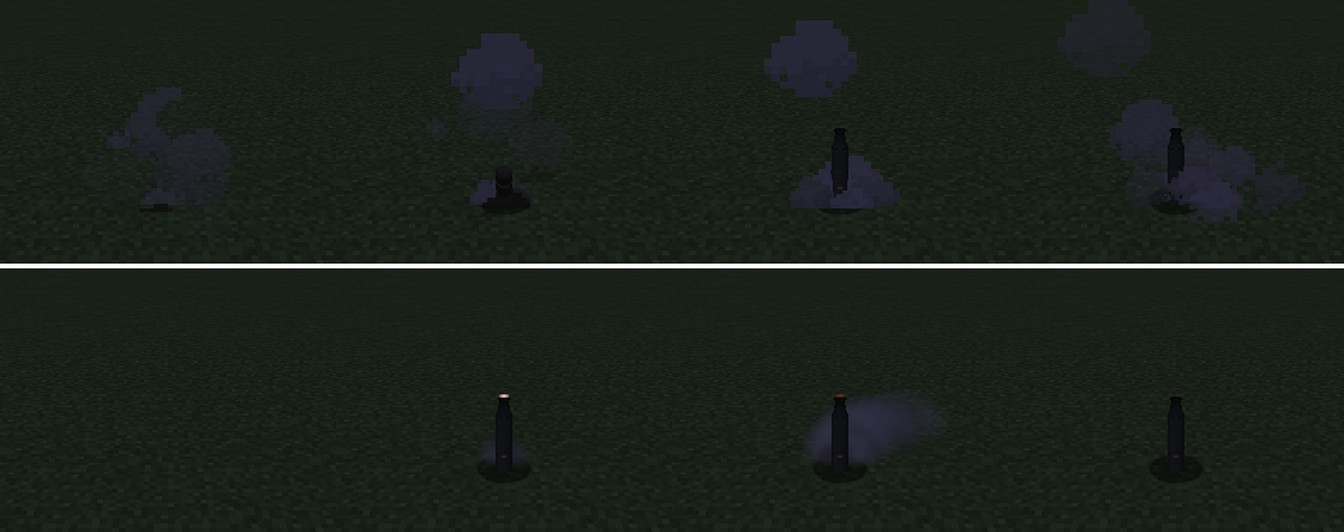
#> input picture bn/spent-d-night.jpg, 1344 x 532 px
$ python -i icon_from_frames.py   (imports and definitions only)
#> lines starting #> are read from the running program, lines starting #| are printed output that depends on the picture
#> further down, picture is the input picture: PIL image 1344x532 RGB; mean R, G, B 27.3, 33.8, 27.2
#!/usr/bin/env -S uv run --script
# /// script
# requires-python = ">=3.11"
# dependencies = [
#     "numpy>=1.26",
#     "pillow>=10",
#     "scipy>=1.11",
# ]
# ///
"""Mod icon from frames of the trailer "icon" shot (Shahed close-up against the sky).

    uv run tools/trailer/icon_from_frames.py mod/run/scenario/trailer-icon/frames/icon dist/icon

The "icon" shot is recorded by the trailer scenario (INCOMING_TRAILER_SHOTS=icon); the finished icon is not included in the mod.

Chooses a frame automatically (excluding the first 10%, while the camera moves behind the Shahed): the largest projectile silhouette
(anything visibly different from the sky), fully in frame and closer to the center. Writes:
  incoming-icon.png         512×512: frame with a margin around the silhouette, rounded corners, warm border and dark
                             outer outline (visible in both dark and light Modrinth themes);
  incoming-icon-small.png   512×512 for small sizes: tighter crop, blurred sky, sharp high-contrast silhouette;
  incoming-icon-96.png, -64.png — downscaled small variant;
  preview.png                both variants at 128/64/32 px on dark and light backgrounds;
  source.txt                 selected frame.
Dependencies are in the script block above (PEP 723): uv run installs them.
"""
import os
import sys

import numpy as np
from PIL import Image, ImageDraw, ImageEnhance, ImageFilter
from scipy import ndimage

N = 512
RIM, OUTLINE = (255, 138, 42), (20, 16, 14)
SETTLE = 10  # exclude the first 1/SETTLE of the shot frames


def subject(img):
    """Silhouette mask: difference from sky color (median of the top third), largest connected region away from the edge."""
    a = np.asarray(img.convert("RGB"), np.float32)
    h, w = a.shape[:2]
#> h = 532; w = 1344
    sky = np.median(a[: h // 3].reshape(-1, 3), axis=0)
#> sky = [25, 32, 24]
    diff = np.linalg.norm(a - sky, axis=2)
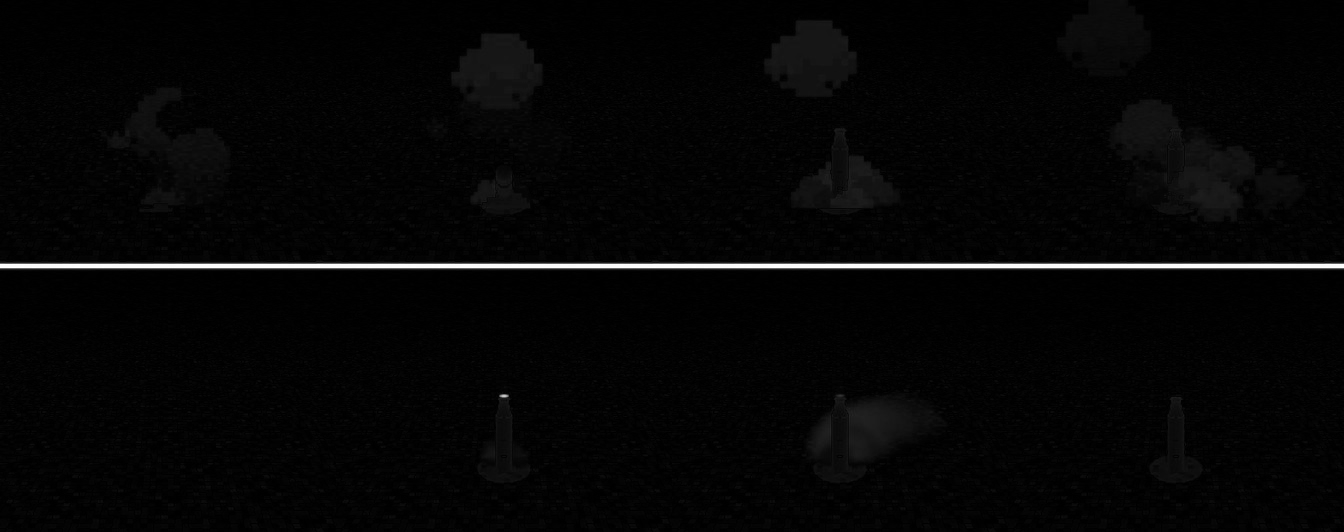
#> diff: shape (532, 1344) float32; min 0, max 395, mean 9.2; drawn with min black and max white
    # projectile is dark against the sky; fire and smoke are lighter and do not count
    mask = ndimage.binary_opening((diff > 55) & (a.mean(axis=2) < 90), iterations=2)
#> mask: shape (532, 1344) bool; every value is 0
    lab, n = ndimage.label(mask)
#> lab: shape (532, 1344) int32; every value is 0
#> n = 0
    if n == 0:
        return None
    sizes = ndimage.sum(mask, lab, range(1, n + 1))
    # ground and clouds at the frame edge are not the projectile
    edge = set(np.unique(np.concatenate([lab[0], lab[-1], lab[:, 0], lab[:, -1]]))) - {0}
    for e in edge:
        sizes[e - 1] = 0
    if sizes.max() <= 0:
        return None
    k = int(np.argmax(sizes)) + 1
    ys, xs = np.nonzero(lab == k)
    return lab == k, (xs.min(), ys.min(), xs.max(), ys.max()), sizes[k - 1]


# [92 lines left out: functions score, square, framed, main, not called in this run]


# [2 lines not run here, left out]

>>> from PIL import Image
>>> picture = Image.open('../../bn/spent-d-night.jpg')
>>> result = subject(picture)

$ run again, on bn/spent-m-night.jpg
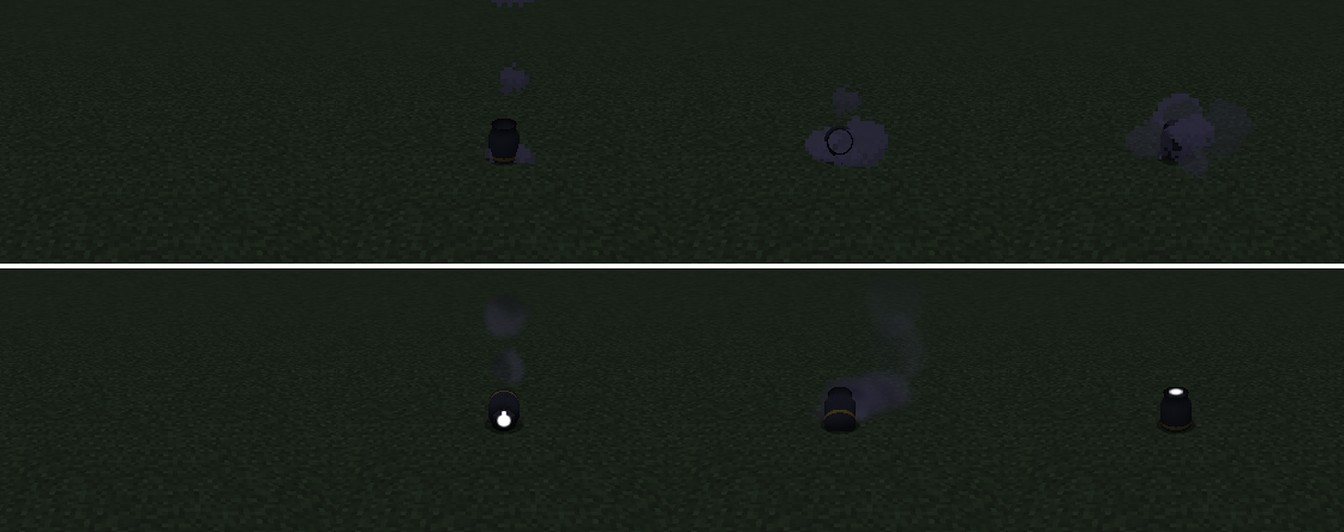
#> input picture bn/spent-m-night.jpg, 1344 x 532 px
#> picture is the input picture: PIL image 1344x532 RGB; mean R, G, B 27, 33.7, 26.3
#> sky = [25, 32, 24]
#> in subject, `diff = np.linalg.norm(a - sky, axis=2)`:
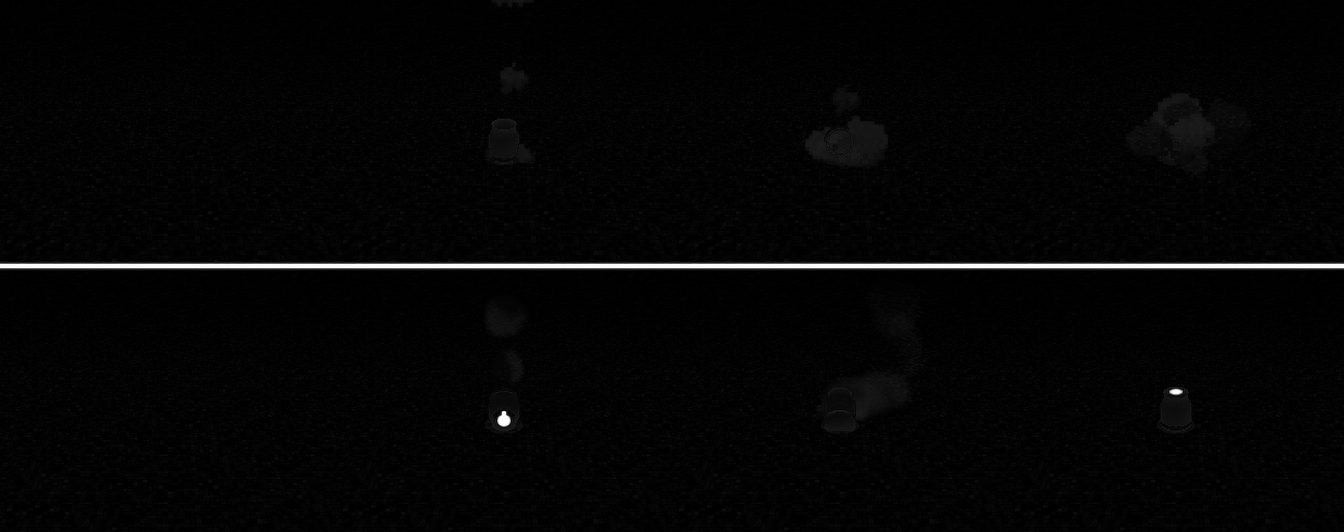
#> diff: shape (532, 1344) float32; min 0, max 395, mean 8.3; drawn with min black and max white
#> mask: shape (532, 1344) bool; every value is 0
#> lab: shape (532, 1344) int32; every value is 0
#> n = 0
